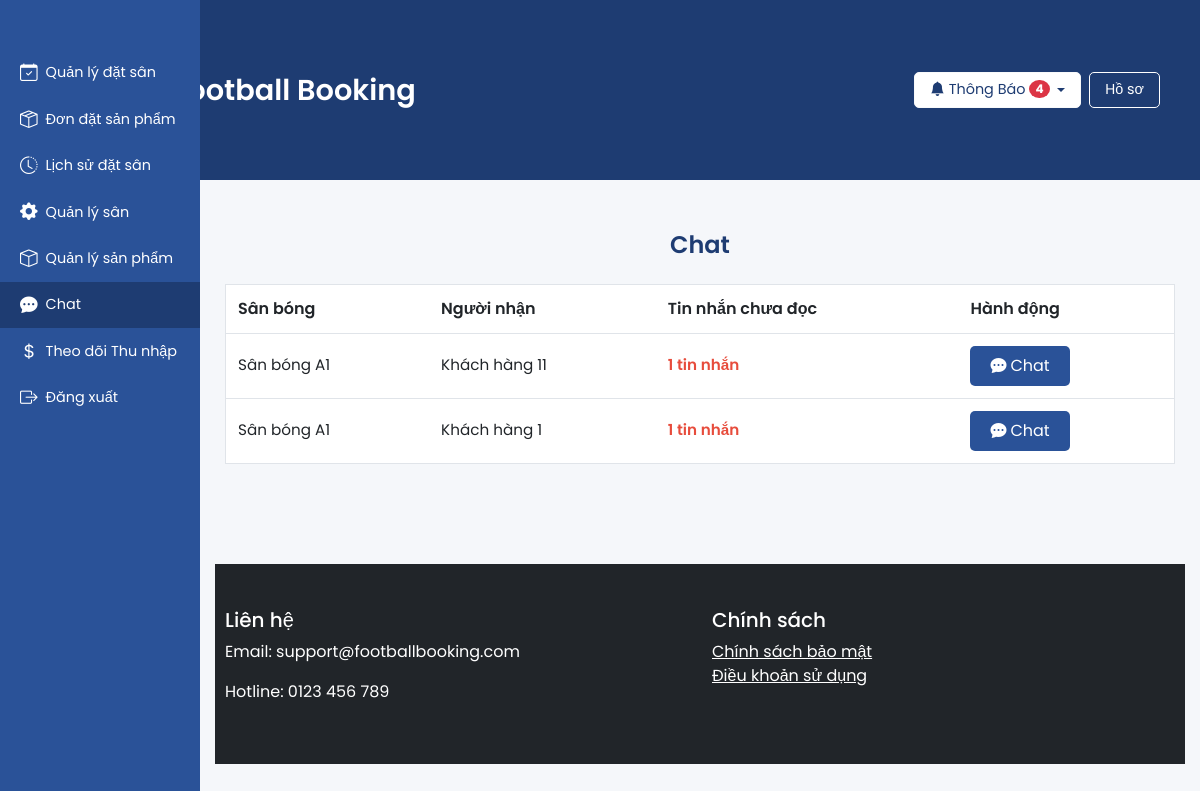
Page /chat.php (signed in) on the committed database.
### tables this page shows
CREATE TABLE conversations (
    id INT AUTO_INCREMENT PRIMARY KEY,
    user_id INT NOT NULL,
    owner_id INT NOT NULL,
    created_at TIMESTAMP DEFAULT CURRENT_TIMESTAMP,
    updated_at TIMESTAMP DEFAULT CURRENT_TIMESTAMP ON UPDATE CURRENT_TIMESTAMP,
    UNIQUE (user_id, owner_id),
    FOREIGN KEY (user_id) REFERENCES users(id),
    FOREIGN KEY (owner_id) REFERENCES users(id)
);

CREATE TABLE users (
    id INT AUTO_INCREMENT PRIMARY KEY,
    full_name VARCHAR(255) NOT NULL,
    email VARCHAR(255) UNIQUE NOT NULL,
    phone VARCHAR(20),
    password VARCHAR(255) NOT NULL,
    account_type ENUM('customer', 'owner', 'admin') NOT NULL,
    status ENUM('pending', 'approved', 'rejected') DEFAULT 'approved',
    created_at TIMESTAMP DEFAULT CURRENT_TIMESTAMP
);

### chat.php (the view, shortened to what this page needs)
<?php
require_once 'includes/config.php';
$user_id = $_SESSION['user_id'];
$account_type = $_SESSION['account_type'];
$conversations = [];
if ($account_type === 'customer') {
    $stmt = $pdo->prepare("
        SELECT c.id AS conversation_id, c.owner_id AS receiver_id, u.full_name AS receiver_name,
               (SELECT f.name
                FROM fields f
                JOIN bookings b ON b.field_id = f.id
                WHERE b.user_id = c.user_id AND f.owner_id = c.owner_id
                LIMIT 1) AS field_name,
               (SELECT COUNT(*) FROM messages m2
                WHERE m2.conversation_id = c.id
                AND m2.receiver_id = ?
                AND m2.created_at > IFNULL((
                    SELECT MAX(m3.created_at)
                    FROM messages m3
                    WHERE m3.conversation_id = c.id
                    AND m3.sender_id = ?
                ), '1970-01-01')) AS unread_count,
               (SELECT MAX(created_at)
                FROM messages m
                WHERE m.conversation_id = c.id) AS last_message_time
        FROM conversations c
        JOIN users u ON c.owner_id = u.id
        WHERE c.user_id = ?
        ORDER BY last_message_time DESC
    ");
    $stmt->execute([$user_id, $user_id, $user_id]);
    $conversations = $stmt->fetchAll(PDO::FETCH_ASSOC);
} elseif ($account_type === 'owner') {
    $stmt = $pdo->prepare("
        SELECT c.id AS conversation_id, c.user_id AS receiver_id, u.full_name AS receiver_name,
               (SELECT f.name
                FROM fields f
                JOIN bookings b ON b.field_id = f.id
                WHERE b.user_id = c.user_id AND f.owner_id = c.owner_id
                LIMIT 1) AS field_name,
               (SELECT COUNT(*) FROM messages m2
                WHERE m2.conversation_id = c.id
                AND m2.receiver_id = ?
                AND m2.created_at > IFNULL((
                    SELECT MAX(m3.created_at)
                    FROM messages m3
                    WHERE m3.conversation_id = c.id
                    AND m3.sender_id = ?
                ), '1970-01-01')) AS unread_count,
               (SELECT MAX(created_at)
                FROM messages m
                WHERE m.conversation_id = c.id) AS last_message_time
        FROM conversations c
        JOIN users u ON c.user_id = u.id
        WHERE c.owner_id = ?
        ORDER BY last_message_time DESC
    ");
    $stmt->execute([$user_id, $user_id, $user_id]);
    $conversations = $stmt->fetchAll(PDO::FETCH_ASSOC);
}
require_once 'includes/header.php';
?>
<section class="chat py-3">
    <div class="container">
        <h2 class="section-title text-center">Chat</h2>
        <?php if (empty($conversations)): ?>
            <p class="text-center text-muted">Bạn chưa có cuộc trò chuyện nào.</p>
        <?php else: ?>
            <div class="table-responsive">
                <table class="table chat-table">
                    <thead>
                        <tr>
                            <th>Sân bóng</th>
                            <th>Người nhận</th>
                            <th>Tin nhắn chưa đọc</th>
                            <th>Hành động</th>
                        </tr>
                    </thead>
                    <tbody>
                        <?php foreach ($conversations as $conversation): ?>
                            <tr>
                                <td><?php echo htmlspecialchars($conversation['field_name'] ?? 'Không xác định'); ?></td>
                                <td><?php echo htmlspecialchars($conversation['receiver_name']); ?></td>
                                <td class="unread-count"><?php echo $conversation['unread_count']; ?> tin nhắn</td>
                                <td>
                                    <div class="d-flex gap-2">
                                        <button class="btn btn-primary btn-sm d-flex align-items-center gap-1" data-bs-toggle="modal" data-bs-target="#chatModal<?php echo $conversation['conversation_id']; ?>">
                                            <i class="bi bi-chat-dots-fill"></i> Chat
                                        </button>
                                    </div>
                                </td>
                            </tr>
                        <?php endforeach; ?>
                    </tbody>
                </table>
            </div>
        <?php endif; ?>
    </div>
</section>
<?php require_once 'includes/footer.php'; ?>

### chat.php (style rules this page uses)
.section-title { font-weight: 600; color: #1e3c72; font-size: 1.5rem; margin-bottom: 1.5rem; }
.chat-table thead th { font-size: 1rem; padding: 12px; }
.chat-table td { padding: 12px; font-size: 0.95rem; }
.chat-table .btn { padding: 8px 20px; font-size: 1rem; }
.chat-table .unread-count { font-weight: 600; color: #e74c3c; }

### rows in the picture
conversations: field_name "Sân bóng A1", user.full_name "Khách hàng 11", unread_count "1"
conversations: field_name "Sân bóng A1", user.full_name "Khách hàng 1", unread_count "1"

### other values in the picture
$unread_notifications_count "4"
